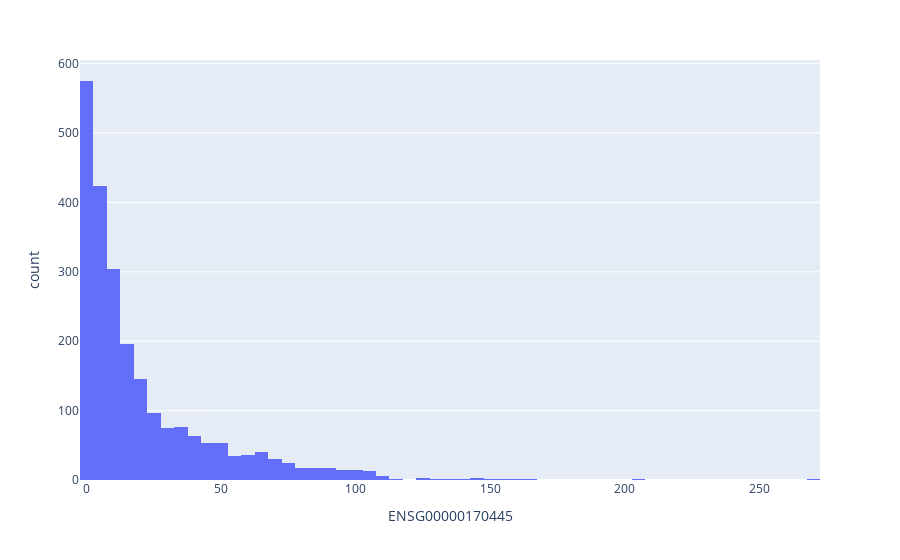

Here is the notebook cell this chart was saved with:
### Markdown cell above
## Exploratory Analysis

### Code cell
column_gene_name = random.choice(df_genes_labels.columns.to_list())
print(f"Random column: {column_gene_name}")
fig = px.histogram(df_genes_labels, x=column_gene_name)
fig.show()

### Figure 1 — Plotly figure (JSON) as saved in the notebook; plotly's stock layout.template omitted (floating-point values rounded to 4 significant figures; data arrays with more than 128 entries replaced by an {"elided": "..."} marker saying what was removed)
{"data": [{"alignmentgroup": "True", "bingroup": "x", "hovertemplate": "ENSG00000170445=%{x}<br>count=%{y}<extra></extra>", "legendgroup": "", "marker": {"color": "#636efa", "pattern": {"shape": ""}}, "name": "", "offsetgroup": "", "orientation": "v", "showlegend": false, "type": "histogram", "x": {"elided": "2348 float values"}, "xaxis": "x", "yaxis": "y"}], "layout": {"barmode": "relative", "legend": {"tracegroupgap": 0}, "margin": {"t": 60}, "xaxis": {"anchor": "y", "domain": [0, 1], "title": {"text": "ENSG00000170445"}}, "yaxis": {"anchor": "x", "domain": [0, 1], "title": {"text": "count"}}}}
